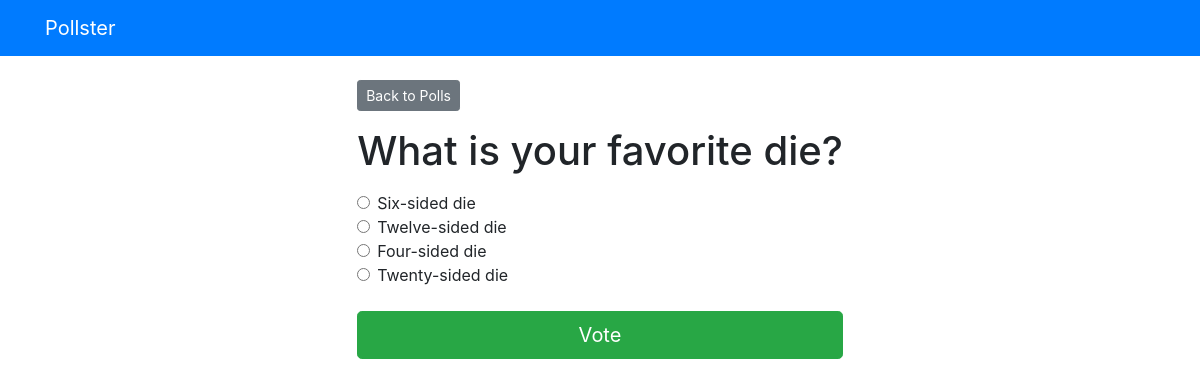
Page /polls/3/ on the committed database.
### polls/models.py (models this page shows, shortened)
class Question(models.Model):
    question_text = models.CharField(max_length=200)
    pub_date = models.DateTimeField('date published')

class Choice(models.Model):
    question = models.ForeignKey(Question, on_delete=models.CASCADE)
    choice_text = models.CharField(max_length=200)
    votes = models.IntegerField(default=0)

### polls/views.py (the view)
# urls.py: path('<int:question_id>/', views.detail, name='detail'),
def detail(request, question_id):
    try:
        question: Question = Question.objects.get(pk=question_id)
    except Question.DoesNotExist:
        raise Http404('Question does not exist')
    return render(request, 'polls/detail.html', {'question': question})

### templates/polls/detail.html (shortened to what this page needs)
{% extends 'base.html' %}
{% block content %}
    <a class="btn btn-secondary btn-sm mb-3" href="{% url 'polls:index' %}">Back to Polls</a>
    <h1 class="text-center mb-3">{{ question.question_text }}</h1>
    <form action="{% url 'polls:vote' question.id %}" method="post">
        {% for choice in question.choice_set.all %}
        <div class="form-check">
            <input type="radio" name="choice" class="form-check-input" id="choice{{ forloop.counter }}"
            value="{{ choice.id }}"/>
            <label class="form-check-label" for="choice{{ forloop.counter }}">{{ choice.choice_text }}</label>
        </div>
        {% endfor %}
        <input type="submit" value="Vote" class="btn btn-success btn-lg btn-block mt-4"/>
    </form>
{% endblock %}

### rows in the picture
Question: question_text "What is your favorite die?"
Choice: choice_text "Six-sided die"
Choice: choice_text "Twelve-sided die"
Choice: choice_text "Four-sided die"
Choice: choice_text "Twenty-sided die"
